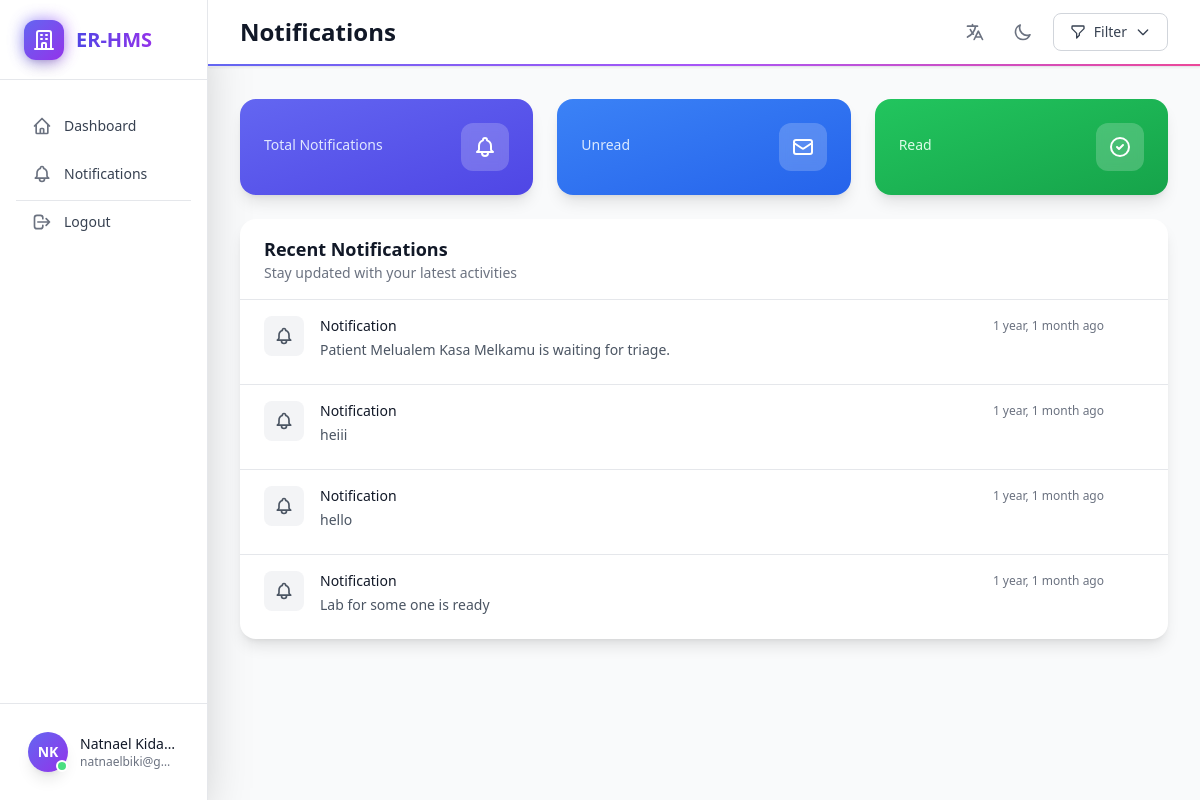
The page /notifications/ (signed in) on the database its author committed.
### accounts/models.py (models this page shows, shortened)
class Staff(AbstractUser):
    phone_number = models.CharField(max_length=15)
    ROLE_CHOICES = [
        ('doctor', 'Doctor'),
        ('nurse', 'Nurse'),
        ('receptionist', 'Receptionist'),
        ('lab_technician', 'Lab Technician'),
        ('pharmacist', 'Pharmacist'),
        ('admin', 'Administrator'),
        ('finance', 'Finance'),
        ('cashier', 'Cashier'),
    ]
    DEPARTMENT_CHOICES = [
        ('registrar', 'Registrar'),
        ('er', 'Emergency Room'),
        ('opd', 'Outpatient Department'),
        ('ipd', 'Inpatient Department'),
        ('mch', 'Mother and Child Department'),
        ('lab', 'Laboratory'),
        ('pharmacy', 'Pharmacy'),
        ('admin', 'Administration'),
        ('finance', 'Finance'),
    ]
    role = models.CharField(max_length=20, choices=ROLE_CHOICES)
    department = models.CharField(max_length=20, choices=DEPARTMENT_CHOICES)
    middle_name = models.CharField(max_length=20)

class Notification(models.Model):
    recipient = models.ForeignKey(Staff, on_delete=models.CASCADE)
    message = models.TextField()
    created_at = models.DateTimeField(auto_now_add=True)
    is_read = models.BooleanField(default=False)

### accounts/views.py (the view)
# urls.py: path('notifications/', views.notifications, name='notifications'),
@login_required
def notifications(request):
    notifications = Notification.objects.filter(recipient=request.user).order_by('-created_at')
    notified = notifications
    for notif in notified:
         notif.is_read = True
         notif.save()
    return render(request, 'notifications.html', {'notifications': notifications})

### accounts/templates/notifications.html (shortened to what this page needs)
{% extends "dashboard_base.html" %}
{% load static %}
{% load i18n %}
{% block page_title %}Notifications{% endblock %}
{% block header_buttons %}
<div class="flex items-center space-x-3">
    <div class="relative">
        <button id="filterBtn"
                class="inline-flex items-center px-4 py-2 border border-gray-300 dark:border-gray-600 text-sm font-medium rounded-lg text-gray-700 dark:text-gray-300 bg-white dark:bg-gray-800 hover:bg-gray-50 dark:hover:bg-gray-700 focus:outline-none focus:ring-2 focus:ring-offset-2 focus:ring-indigo-500 transition-all duration-200">
            <svg class="w-4 h-4 mr-2" fill="none" stroke="currentColor" viewBox="0 0 24 24">
                <path stroke-linecap="round" stroke-linejoin="round" stroke-width="2" d="M3 4a1 1 0 011-1h16a1 1 0 011 1v2.586a1 1 0 01-.293.707l-6.414 6.414a1 1 0 00-.293.707V17l-4 4v-6.586a1 1 0 00-.293-.707L3.293 7.293A1 1 0 013 6.586V4z"></path>
            </svg>
            Filter
            <svg class="w-4 h-4 ml-2" fill="none" stroke="currentColor" viewBox="0 0 24 24">
                <path stroke-linecap="round" stroke-linejoin="round" stroke-width="2" d="M19 9l-7 7-7-7"></path>
            </svg>
        </button>
    </div>
</div>
{% endblock %}
{% block dashboard_content %}
<div class="space-y-6">
    <div class="grid grid-cols-1 md:grid-cols-3 gap-6">
        <div class="bg-gradient-to-br from-indigo-500 to-indigo-600 rounded-2xl shadow-lg p-6 transform transition-all duration-300 hover:scale-105">
            <div class="flex items-center justify-between">
                <div>
                    <p class="text-indigo-100 text-sm font-medium mb-1">Total Notifications</p>
                </div>
                <div class="w-12 h-12 bg-white/20 rounded-xl flex items-center justify-center backdrop-blur-sm">
                </div>
            </div>
        </div>
        <div class="bg-gradient-to-br from-blue-500 to-blue-600 rounded-2xl shadow-lg p-6 transform transition-all duration-300 hover:scale-105">
            <div class="flex items-center justify-between">
                <div>
                    <p class="text-blue-100 text-sm font-medium mb-1">Unread</p>
                </div>
                <div class="w-12 h-12 bg-white/20 rounded-xl flex items-center justify-center backdrop-blur-sm">
                    <svg class="w-6 h-6 text-white" fill="none" stroke="currentColor" viewBox="0 0 24 24">
                        <path stroke-linecap="round" stroke-linejoin="round" stroke-width="2" d="M3 8l7.89 5.26a2 2 0 002.22 0L21 8M5 19h14a2 2 0 002-2V7a2 2 0 00-2-2H5a2 2 0 00-2 2v10a2 2 0 002 2z"></path>
                    </svg>
                </div>
            </div>
        </div>
        <div class="bg-gradient-to-br from-green-500 to-green-600 rounded-2xl shadow-lg p-6 transform transition-all duration-300 hover:scale-105">
            <div class="flex items-center justify-between">
                <div>
                    <p class="text-green-100 text-sm font-medium mb-1">Read</p>
                </div>
                <div class="w-12 h-12 bg-white/20 rounded-xl flex items-center justify-center backdrop-blur-sm">
                    <svg class="w-6 h-6 text-white" fill="none" stroke="currentColor" viewBox="0 0 24 24">
                        <path stroke-linecap="round" stroke-linejoin="round" stroke-width="2" d="M9 12l2 2 4-4m6 2a9 9 0 11-18 0 9 9 0 0118 0z"></path>
                    </svg>
                </div>
            </div>
        </div>
    </div>
    <div class="bg-white dark:bg-gray-800 rounded-2xl shadow-lg dark:shadow-gray-900/30 overflow-hidden">
        <div class="px-6 py-4 border-b border-gray-200 dark:border-gray-700">
            <h2 class="text-lg font-semibold text-gray-900 dark:text-white">Recent Notifications</h2>
            <p class="text-sm text-gray-500 dark:text-gray-400">Stay updated with your latest activities</p>
        </div>
        <div class="divide-y divide-gray-200 dark:divide-gray-700">
            {% for notification in notifications %}
            <div class="notification-item {% if not notification.is_read %}unread bg-indigo-50 dark:bg-indigo-900/20{% endif %} hover:bg-gray-50 dark:hover:bg-gray-700 transition-all duration-200 group" data-notification-id="{{ notification.id }}" data-is-read="{{ notification.is_read|lower }}">
                <div class="px-6 py-4">
                    <div class="flex items-start space-x-4">
                        <div class="flex-shrink-0">
                            {% if notification.notification_type == 'appointment' %}
                            <div class="w-10 h-10 bg-blue-100 dark:bg-blue-900/30 rounded-lg flex items-center justify-center">
                                <svg class="w-5 h-5 text-blue-600 dark:text-blue-400" fill="none" stroke="currentColor" viewBox="0 0 24 24">
                                    <path stroke-linecap="round" stroke-linejoin="round" stroke-width="2" d="M8 7V3m8 4V3m-9 8h10M5 21h14a2 2 0 002-2V7a2 2 0 00-2-2H5a2 2 0 00-2 2v12a2 2 0 002 2z"></path>
                                </svg>
                            </div>
                            {% else %}
                            <div class="w-10 h-10 bg-gray-100 dark:bg-gray-700 rounded-lg flex items-center justify-center">
                            </div>
                            {% endif %}
                        </div>
                        <div class="flex-1 min-w-0">
                            <div class="flex items-center justify-between mb-1">
                                <p class="text-sm font-medium text-gray-900 dark:text-white">
                                    {{ notification.title|default:"Notification" }}
                                </p>
                                <div class="flex items-center space-x-2">
                                    <span class="text-xs text-gray-500 dark:text-gray-400">{{ notification.created_at|timesince }} ago</span>
                                </div>
                            </div>
                            <p class="text-sm text-gray-600 dark:text-gray-300 mb-2">{{ notification.message }}</p>
                        </div>
                    </div>
                </div>
            </div>
            {% endfor %}
        </div>
    </div>
</div>
{% endblock %}

### accounts/templates/dashboard_base.html (shortened to what this page needs)
{% extends "generic_base.html" %}
{% load i18n %}
{% block content %}
<div class="min-h-screen">
    <div class="flex h-screen overflow-hidden">
        <aside class="hidden md:flex md:flex-shrink-0 sidebar-transition">
            <div class="flex flex-col w-52 bg-white dark:bg-gray-800 shadow-2xl dark:shadow-gray-900/30 border-r border-gray-200 dark:border-gray-700">
                <div class="flex items-center justify-between h-20 px-6 border-b border-gray-200 dark:border-gray-700">
                    <div class="flex items-center space-x-3 group cursor-pointer">
                        <div class="relative">
                            <div class="absolute inset-0 bg-gradient-to-r from-indigo-500 to-purple-500 rounded-xl blur opacity-75 group-hover:opacity-100 transition-opacity duration-300"></div>
                            <div class="relative w-10 h-10 bg-gradient-to-br from-indigo-500 to-purple-600 rounded-xl flex items-center justify-center shadow-lg transform transition-all duration-300 group-hover:scale-110">
                                <svg class="w-6 h-6 text-white" fill="none" stroke="currentColor" viewBox="0 0 24 24">
                                    <path stroke-linecap="round" stroke-linejoin="round" stroke-width="2" d="M19 21V5a2 2 0 00-2-2H7a2 2 0 00-2 2v16m14 0h2m-2 0h-5m-9 0H3m2 0h5M9 7h1m-1 4h1m4-4h1m-1 4h1m-5 10v-5a1 1 0 011-1h2a1 1 0 011 1v5m-4 0h4"></path>
                                </svg>
                            </div>
                        </div>
                        <span class="text-xl font-bold bg-gradient-to-r from-indigo-600 to-purple-600 dark:from-indigo-400 dark:to-purple-400 bg-clip-text text-transparent">
                        </span>
                    </div>
                </div>
                <div class="flex-1 flex flex-col overflow-y-auto">
                    <nav class="flex-1 px-4 py-6 space-y-1">
                        <a href="{% url 'dashboard' %}"
                           class="sidebar-link group flex items-center px-4 py-3 text-sm font-medium rounded-xl transition-all duration-300 hover:bg-gray-100 dark:hover:bg-gray-700 hover:translate-x-1">
                            <span class="text-gray-700 dark:text-gray-200 group-hover:text-indigo-600 dark:group-hover:text-indigo-400">{% trans "Dashboard" %}</span>
                        </a>
                        <a href="{% url 'notifications' %}"
                           class="sidebar-link group flex items-center px-4 py-3 text-sm font-medium rounded-xl transition-all duration-300 hover:bg-gray-100 dark:hover:bg-gray-700 hover:translate-x-1 relative">
                            <span class="text-gray-700 dark:text-gray-200 group-hover:text-indigo-600 dark:group-hover:text-indigo-400">{% trans "Notifications" %}</span>
                        </a>
                        <div class="relative my-6">
                            <div class="absolute inset-0 flex items-center">
                                <div class="w-full border-t border-gray-200 dark:border-gray-700"></div>
                            </div>
                        </div>
                        <a href="{% url 'logout' %}"
                           class="sidebar-link group flex items-center px-4 py-3 text-sm font-medium rounded-xl transition-all duration-300 hover:bg-red-50 dark:hover:bg-red-900/20 hover:translate-x-1">
                            <span class="text-gray-700 dark:text-gray-200 group-hover:text-red-600 dark:group-hover:text-red-400">{% trans "Logout" %}</span>
                        </a>
                    </nav>
                </div>
                <div class="flex-shrink-0 p-4 border-t border-gray-200 dark:border-gray-700">
                    <div class="group relative">
                        <div class="relative flex items-center space-x-3 p-3 rounded-xl cursor-pointer hover:bg-gray-50 dark:hover:bg-gray-700 transition-all duration-300">
                            <div class="relative">
                                <div class="w-10 h-10 bg-gradient-to-br from-indigo-500 to-purple-600 rounded-full flex items-center justify-center shadow-lg">
                                    <span class="text-white text-sm font-bold">{{ user.first_name|first|upper }}{{ user.last_name|first|upper }}</span>
                                </div>
                                <div class="absolute bottom-0 right-0 w-3 h-3 bg-green-400 rounded-full border-2 border-white dark:border-gray-800 animate-pulse"></div>
                            </div>
                            <div class="flex-1 min-w-0">
                                <p class="text-sm font-medium text-gray-900 dark:text-white truncate">{{ user.get_full_name }}</p>
                                <p class="text-xs text-gray-500 dark:text-gray-400 truncate">{{ user.email }}</p>
                            </div>
                        </div>
                    </div>
                </div>
            </div>
        </aside>
        <div class="flex-1 flex flex-col overflow-hidden">
            <header class="bg-white dark:bg-gray-800 shadow-sm border-b border-gray-200 dark:border-gray-700 sticky top-0 z-30">
                <div class="px-4 sm:px-6 lg:px-8">
                    <div class="flex justify-between items-center h-16">
                        <div class="flex-1 flex items-center justify-center md:justify-start">
                            <h1 class="text-xl md:text-2xl font-bold text-gray-900 dark:text-white">
                                {% block page_title %}Dashboard{% endblock %}
                            </h1>
                        </div>
                        <div class="flex items-center space-x-3">
                            <div class="relative">
                                <button id="language-button" class="p-2 rounded-lg text-gray-500 hover:text-gray-700 dark:text-gray-400 dark:hover:text-gray-200 hover:bg-gray-100 dark:hover:bg-gray-700 transition-all duration-300">
                                    <svg class="h-5 w-5" fill="none" stroke="currentColor" viewBox="0 0 24 24">
                                        <path stroke-linecap="round" stroke-linejoin="round" stroke-width="2" d="M3 5h12M9 3v2m1.048 9.5A18.022 18.022 0 016.412 9m6.088 9h7M11 21l5-10 5 10M12.751 5C11.783 10.77 8.07 15.61 3 18.129"></path>
                                    </svg>
                                </button>
                                    {% get_current_language as LANGUAGE_CODE %}
                                    {% get_available_languages as LANGUAGES %}
                                    {% get_language_info_list for LANGUAGES as languages %}
                            </div>
                            <div class="relative">
                                <button id="theme-button" class="p-2 rounded-lg text-gray-500 hover:text-gray-700 dark:text-gray-400 dark:hover:text-gray-200 hover:bg-gray-100 dark:hover:bg-gray-700 transition-all duration-300">
                                    <svg id="theme-icon-dark" class="h-5 w-5 block dark:hidden" fill="none" stroke="currentColor" viewBox="0 0 24 24">
                                        <path stroke-linecap="round" stroke-linejoin="round" stroke-width="2" d="M20.354 15.354A9 9 0 018.646 3.646 9.003 9.003 0 0012 21a9.003 9.003 0 008.354-5.646z"></path>
                                    </svg>
                                </button>
                            </div>
                            {% block header_buttons %}{% endblock %}
                        </div>
                    </div>
                </div>
                <div class="h-0.5 bg-gradient-to-r from-indigo-500 via-purple-500 to-pink-500 transform scale-x-0 animate-expand-width origin-left"></div>
            </header>
            <main class="flex-1 overflow-y-auto">
                <div class="px-4 sm:px-6 lg:px-8 py-8">
                    {% block dashboard_content %}{% endblock %}
                </div>
            </main>
        </div>
    </div>
</div>
{% endblock %}

### accounts/templates/generic_base.html (style rules this page uses)
.theme-transition { transition: background-color 0.3s ease, color 0.2s ease; }
* { transition-property: background-color, border-color, color, fill, stroke; transition-timing-function: cubic-bezier(0.4, 0, 0.2, 1); transition-duration: 150ms; }

### accounts/templates/dashboard_base.html (style rules this page uses)
.sidebar-transition { transition: all 0.3s cubic-bezier(0.4, 0, 0.2, 1); }
.animate-expand-width { animation: expandWidth 0.8s ease-out forwards; }
.animate-pulse { animation: pulse 2s cubic-bezier(0.4, 0, 0.6, 1) infinite; }

### accounts/templates/notifications.html (style rules this page uses)
.notification-item { animation: slideIn 0.3s ease-out; }

### rows shown on the page
Staff: first_name|first "N", last_name|first "K", get_full_name "Natnael Kida…", email "natnaelbiki@g…"
Notification: title "Notification", created_at "1 year, 1 month", message "Patient Melualem Kasa Melkamu is waiting for triage."
Notification: title "Notification", created_at "1 year, 1 month", message "heiii"
Notification: title "Notification", created_at "1 year, 1 month", message "hello"
Notification: title "Notification", created_at "1 year, 1 month", message "Lab for some one is ready"
